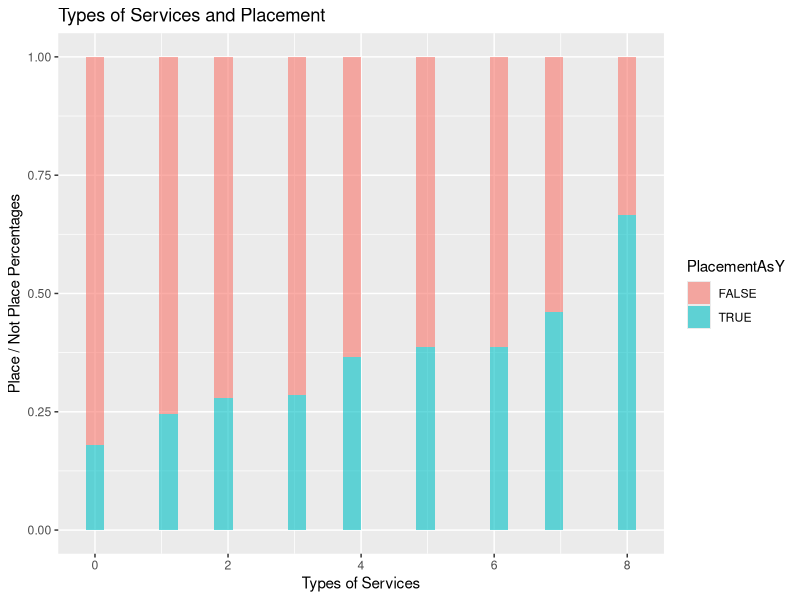
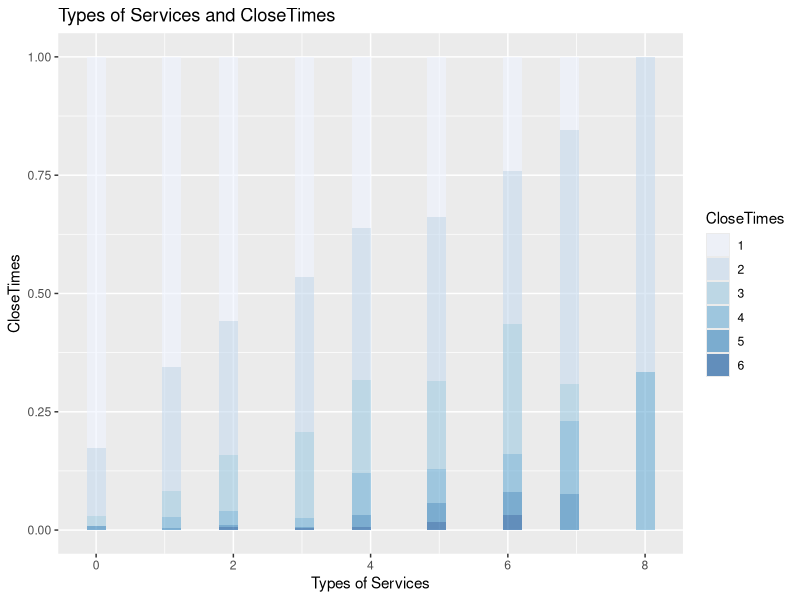
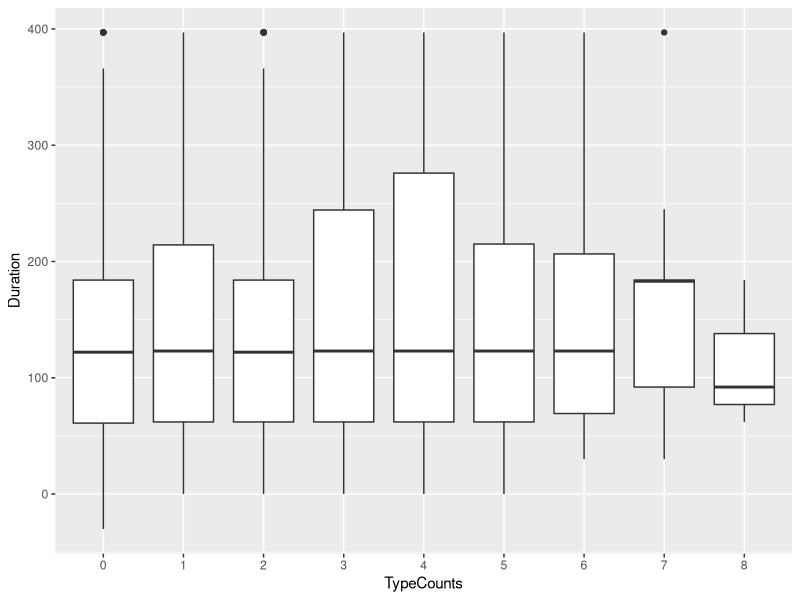
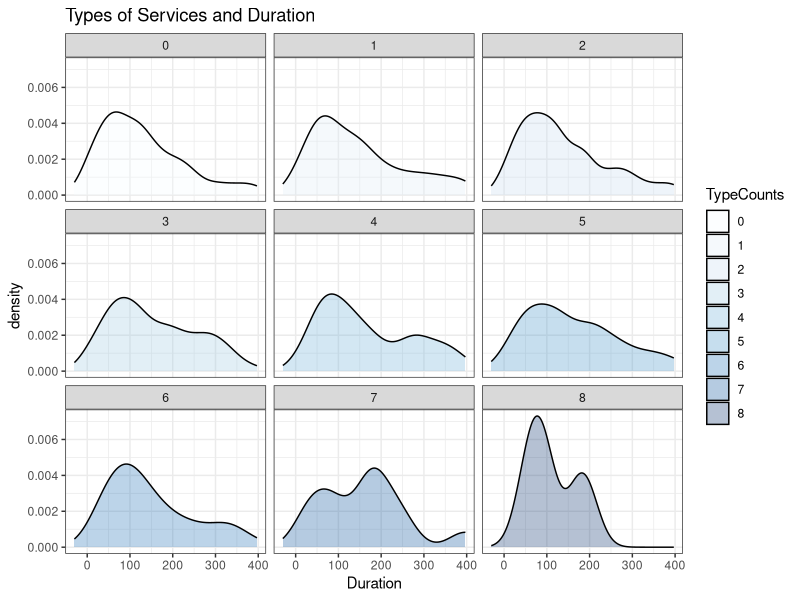

The R source for these figures, in order:
setwd("~/Desktop/Capstone/DHSTeam1-Ziyi-Shuning-Xiaoying") # change to where you put DHSTeam1 folder
rm(list = ls())
library(dplyr)

## familyPreCYFData <- read.csv("Data/Data/FamilyPreCYFData.csv")
## 
## source("Functions/CalTypeCounts.R")
## typeCountsData <- calTypeCounts(familyPreCYFData)

# typeCountsData <- read.csv("Data/TypeCountsData.csv")
# 
# familyPlacePostCYFData <- read.csv("Data/FamilyPlacePostCYFData.csv")
# durationAndCloseTimes <- read.csv("Data/DurationAndCloseTimes.csv")
# 
# source("Functions/MergeXYVars.R")
# typeCountsFinalData <- mergeXYVars(typeCountsData, familyPlacePostCYFData, durationAndCloseTimes)

typeCountsFinalData <- read.csv("Data/TypeCountsFinalData.csv")

## Temporarily put graph codes here

# bar plot about types of services and placement
library(ggplot2)
ggplot(typeCountsFinalData, aes(TypeCounts, fill = PlacementAsY, order = -as.numeric(PlacementAsY))) + 
  geom_bar(stat = "bin", position = "fill", alpha=0.6) + 
  xlab("Types of Services") +
  ylab("Place / Not Place Percentages") +
  ggtitle("Types of Services and Placement")


# bar plot about types of services and close times
# change CloseTimes to factor format
typeCountsFinalData$CloseTimes <- as.factor(typeCountsFinalData$CloseTimes)

ggplot(typeCountsFinalData, aes(TypeCounts, fill = CloseTimes, order = -as.numeric(CloseTimes))) + 
  geom_bar(stat = "bin", position = "fill", alpha=0.6) + 
  scale_fill_brewer(palette = "Blues") + 
  xlab("Types of Services") +
  ylab("CloseTimes") +
  ggtitle("Types of Services and CloseTimes")

# kernel density plot about types of services and duration
# change TypeCounts to factor format
typeCountsFinalData$TypeCounts <- as.factor(typeCountsFinalData$TypeCounts)

ggplot(typeCountsFinalData, aes(TypeCounts, Duration)) + 
  geom_boxplot()

ggplot(typeCountsFinalData, aes(Duration, fill = TypeCounts)) + 
  geom_density(alpha=0.3)+
  scale_fill_brewer(palette = "Blues") + 
  ggtitle("Types of Services and Duration")+
  theme_bw() +
  facet_wrap(~TypeCounts)